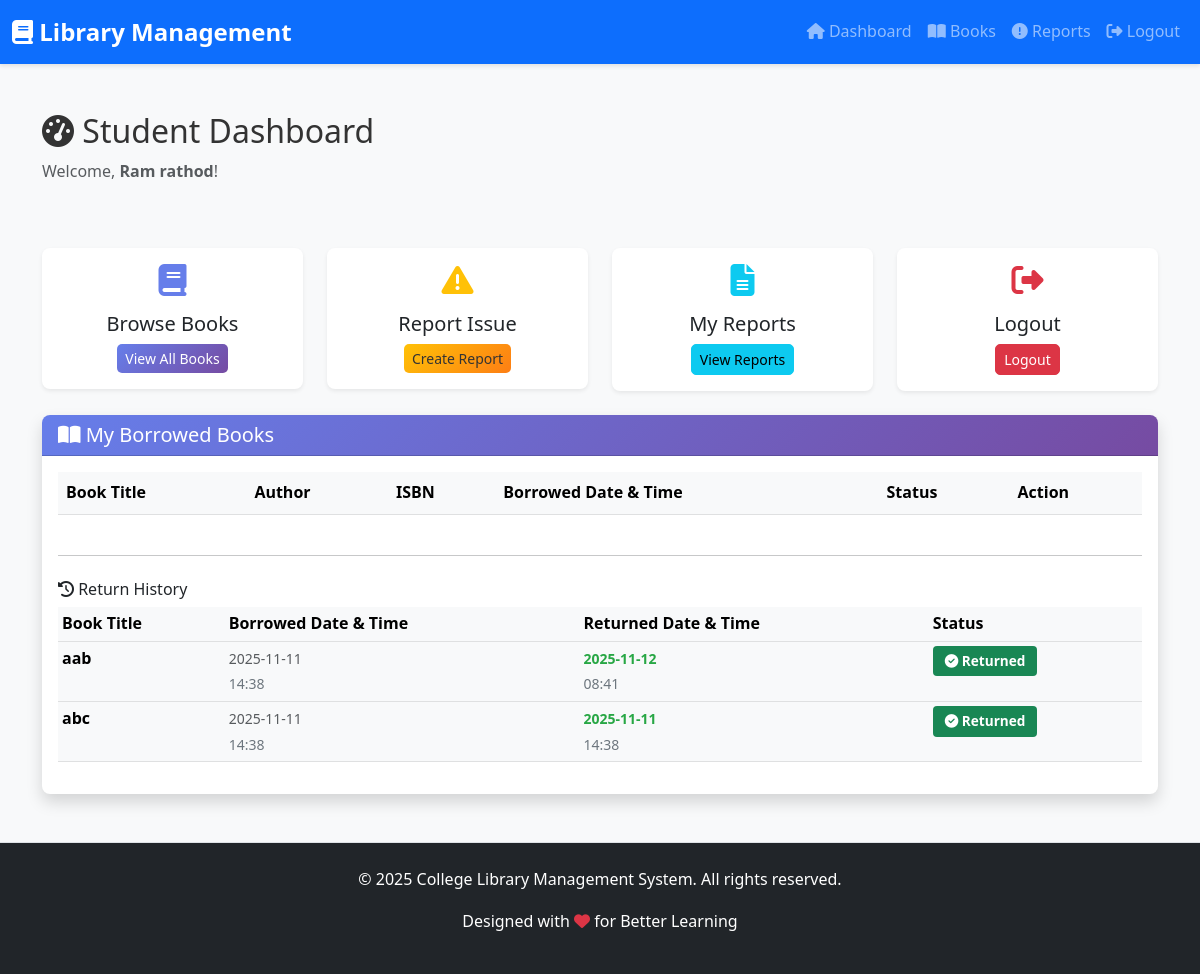
Page /student/dashboard (signed in) on the committed database.
### tables this page shows
CREATE TABLE book_issues (
            id INTEGER PRIMARY KEY AUTOINCREMENT,
            student_id INTEGER NOT NULL,
            book_id INTEGER NOT NULL,
            issue_date TIMESTAMP DEFAULT CURRENT_TIMESTAMP,
            return_date TIMESTAMP,
            status TEXT DEFAULT 'borrowed',
            FOREIGN KEY (student_id) REFERENCES students(id),
            FOREIGN KEY (book_id) REFERENCES books(id)
        );

CREATE TABLE books (
            id INTEGER PRIMARY KEY AUTOINCREMENT,
            title TEXT NOT NULL,
            author TEXT NOT NULL,
            isbn TEXT UNIQUE NOT NULL,
            category TEXT NOT NULL,
            quantity INTEGER NOT NULL,
            available_quantity INTEGER NOT NULL,
            description TEXT,
            published_year INTEGER,
            image_url TEXT,
            added_by INTEGER,
            created_at TIMESTAMP DEFAULT CURRENT_TIMESTAMP,
            FOREIGN KEY (added_by) REFERENCES admin(id)
        );

### app.py (the view)
@app.route('/student/dashboard')
@login_required
def student_dashboard():
    if session.get('user_type') != 'student':
        return redirect(url_for('student_login'))
    conn = get_db()
    cursor = conn.cursor()
    cursor.execute('''
        SELECT bi.*, b.title, b.author, b.isbn
        FROM book_issues bi
        JOIN books b ON bi.book_id = b.id
        WHERE bi.student_id = ?
        ORDER BY bi.issue_date DESC
    ''', (session['user_id'],))
    borrowed_books = cursor.fetchall()
    conn.close()
    return render_template('student_dashboard.html', borrowed_books=borrowed_books)

### app.py (called while the page is built)
def get_db():
    conn = sqlite3.connect(DATABASE)
    conn.row_factory = sqlite3.Row
    return conn

def login_required(f):
    @wraps(f)
    def decorated_function(*args, **kwargs):
        if 'user_id' not in session:
            flash('Please login first', 'danger')
            return redirect(url_for('login'))
        return f(*args, **kwargs)
    return decorated_function

### templates/student_dashboard.html (shortened to what this page needs)
{% extends "base.html" %}
{% block content %}
<div class="container my-5">
    <div class="row mb-5">
        <div class="col-md-12">
            <h2><i class="fas fa-tachometer-alt"></i> Student Dashboard</h2>
            <p class="text-muted">Welcome, <strong>{{ session.user_name }}</strong>!</p>
        </div>
    </div>
    <div class="row mb-4">
        <div class="col-md-3">
            <div class="card text-center shadow-sm">
                <div class="card-body">
                    <i class="fas fa-book fa-2x text-primary mb-3"></i>
                    <h5 class="card-title">Browse Books</h5>
                    <a href="{{ url_for('student_books') }}" class="btn btn-primary btn-sm">
                        View All Books
                    </a>
                </div>
            </div>
        </div>
        <div class="col-md-3">
            <div class="card text-center shadow-sm">
                <div class="card-body">
                    <i class="fas fa-exclamation-triangle fa-2x text-warning mb-3"></i>
                    <h5 class="card-title">Report Issue</h5>
                    <a href="{{ url_for('create_report') }}" class="btn btn-warning btn-sm">
                        Create Report
                    </a>
                </div>
            </div>
        </div>
        <div class="col-md-3">
            <div class="card text-center shadow-sm">
                <div class="card-body">
                    <i class="fas fa-file-alt fa-2x text-info mb-3"></i>
                    <h5 class="card-title">My Reports</h5>
                    <a href="{{ url_for('view_reports') }}" class="btn btn-info btn-sm">
                        View Reports
                    </a>
                </div>
            </div>
        </div>
        <div class="col-md-3">
            <div class="card text-center shadow-sm">
                <div class="card-body">
                    <i class="fas fa-sign-out-alt fa-2x text-danger mb-3"></i>
                    <h5 class="card-title">Logout</h5>
                    <a href="{{ url_for('logout') }}" class="btn btn-danger btn-sm">
                        Logout
                    </a>
                </div>
            </div>
        </div>
    </div>
    <div class="row">
        <div class="col-md-12">
            <div class="card shadow">
                <div class="card-header bg-primary text-white">
                    <h5 class="mb-0"><i class="fas fa-book-open"></i> My Borrowed Books</h5>
                </div>
                <div class="card-body">
                    {% if borrowed_books %}
                        <div class="table-responsive">
                            <table class="table table-hover">
                                <thead class="table-light">
                                    <tr>
                                        <th>Book Title</th>
                                        <th>Author</th>
                                        <th>ISBN</th>
                                        <th>Borrowed Date & Time</th>
                                        <th>Status</th>
                                        <th>Action</th>
                                    </tr>
                                </thead>
                            </table>
                        </div>
                        <hr class="my-4">
                        <h6><i class="fas fa-history"></i> Return History</h6>
                        {% set returned_books = borrowed_books|selectattr('status', 'equalto', 'returned')|list %}
                        {% if returned_books|length > 0 %}
                            <div class="table-responsive">
                                <table class="table table-sm table-light">
                                    <thead>
                                        <tr>
                                            <th>Book Title</th>
                                            <th>Borrowed Date & Time</th>
                                            <th>Returned Date & Time</th>
                                            <th>Status</th>
                                        </tr>
                                    </thead>
                                    <tbody>
                                        {% for book in returned_books %}
                                            <tr>
                                                <td><strong>{{ book['title'] }}</strong></td>
                                                <td>
                                                    <small class="text-muted">
                                                        {{ book['issue_date'][:10] }}
                                                        <br>
                                                        <span class="text-secondary">{{ book['issue_date'][11:16] }}</span>
                                                    </small>
                                                </td>
                                                <td>
                                                    {% if book['return_date'] %}
                                                        <small class="text-success">
                                                            <strong>{{ book['return_date'][:10] }}</strong>
                                                            <br>
                                                            <span class="text-secondary">{{ book['return_date'][11:16] }}</span>
                                                        </small>
                                                    {% else %}
                                                        <small class="text-muted">N/A</small>
                                                    {% endif %}
                                                </td>
                                                <td><span class="badge bg-success"><i class="fas fa-check-circle"></i> Returned</span></td>
                                            </tr>
                                        {% endfor %}
                                    </tbody>
                                </table>
                            </div>
                        {% else %}
                            <p class="text-muted"><em>No returned books yet.</em></p>
                        {% endif %}
                    {% endif %}
                </div>
            </div>
        </div>
    </div>
</div>
{% endblock %}

### static/css/style.css (style rules this page uses)
:root { --primary-color: #667eea; --secondary-color: #764ba2; --success-color: #28a745; --danger-color: #dc3545; --warning-color: #ffc107; --info-color: #17a2b8; }
body { font-family: 'Segoe UI', Tahoma, Geneva, Verdana, sans-serif; line-height: 1.6; color: #333; background-color: #f8f9fa; }
.card { border: none; border-radius: 8px; transition: all 0.3s ease; }
.card-header { background: linear-gradient(135deg, #667eea 0%, #764ba2 100%); color: white; border-radius: 8px 8px 0 0 !important; }
.card-header.bg-primary { background: linear-gradient(135deg, #667eea 0%, #764ba2 100%) !important; }
.btn { border-radius: 5px; font-weight: 500; transition: all 0.3s ease; }
.btn-primary { background: linear-gradient(135deg, #667eea 0%, #764ba2 100%); border: none; }
.btn-warning { background: linear-gradient(135deg, #ffc107 0%, #fd7e14 100%); border: none; color: #333; }
.table { background: white; border-radius: 8px; }
.table thead { background: #f8f9fa; }
.badge { padding: 0.5rem 0.75rem; font-size: 0.85rem; border-radius: 4px; }
.text-primary { color: #667eea !important; }
.text-success { color: #28a745 !important; }
.text-danger { color: #dc3545 !important; }
.text-warning { color: #ffc107 !important; }
.shadow { box-shadow: 0 0.5rem 1rem rgba(0, 0, 0, 0.15) !important; }
.shadow-sm { box-shadow: 0 0.125rem 0.25rem rgba(0, 0, 0, 0.075) !important; }

### rows in the picture
book_issues: title "aab", issue_date "2025-11-11", issue_date "14:38", return_date "2025-11-12", return_date "08:41"
book_issues: title "abc", issue_date "2025-11-11", issue_date "14:38", return_date "2025-11-11", return_date "14:38"

### other values in the picture
{{ session.user_name }} "Ram rathod"
